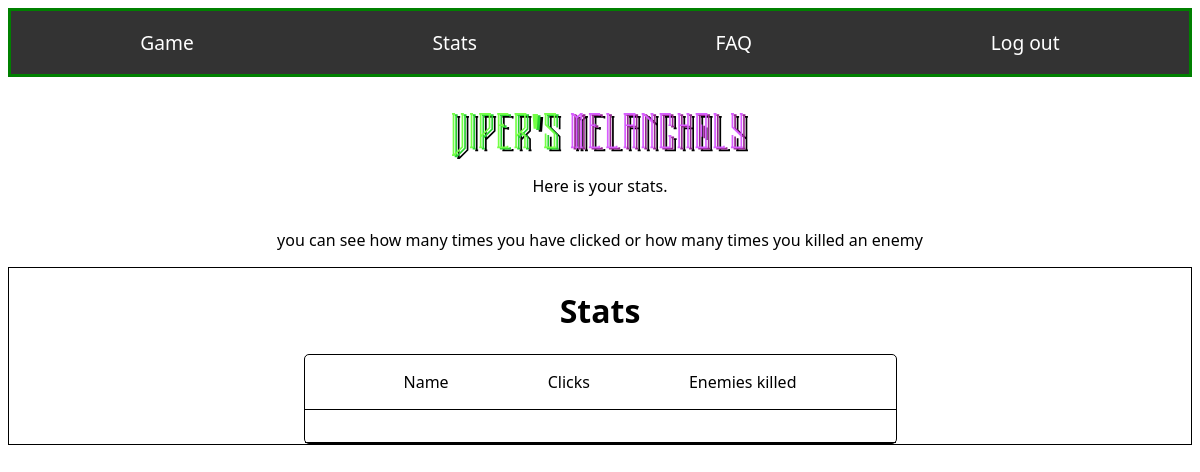
Page /src/pages/board.php (signed in) on the earlier database version.
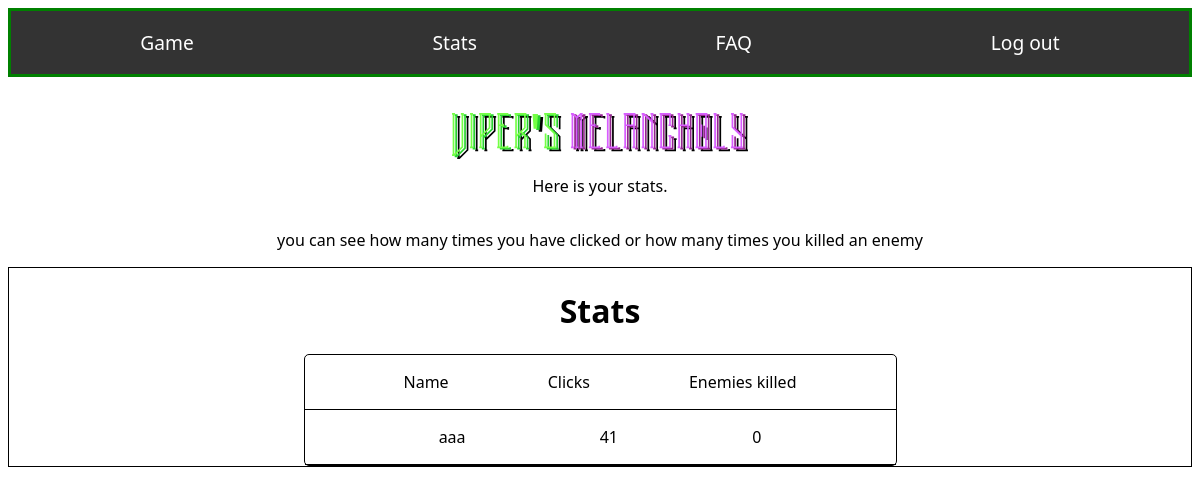
Same page on the later database version.
### tables this page shows
CREATE TABLE `users` (
  `user_id` int(11) NOT NULL AUTO_INCREMENT,
  `username` varchar(25) NOT NULL,
  `password` varchar(255) DEFAULT NULL,
  `admin` tinyint(1) DEFAULT NULL,
  PRIMARY KEY (`user_id`)
);

CREATE TABLE `stats` (
  `stat_id` int(11) NOT NULL AUTO_INCREMENT,
  `user_id` int(11) DEFAULT NULL,
  `click` int(11) NOT NULL,
  `kills` int(11) NOT NULL,
  PRIMARY KEY (`stat_id`),
  KEY `user_id` (`user_id`),
  CONSTRAINT `stats_ibfk_1` FOREIGN KEY (`user_id`) REFERENCES `users` (`user_id`)
);

### src/pages/board.php (the view, shortened to what this page needs)
<?php
include("db_connect.php");
    $userId = $_SESSION['user_id'];
    $stmt = $conn->prepare("SELECT users.username, stats.* FROM stats INNER JOIN users ON stats.user_id = users.user_id WHERE stats.user_id = ?");
    $stmt->bind_param("i", $userId);
    $stmt->execute();
    $result = $stmt->get_result();
    $userStats = $result->fetch_assoc();
?>
<html>
    <head>
        <link rel="stylesheet" type="text/css" href="style.css">
    </head>
	<body>
        <nav id="navBar">
            <a id="navKnapp" href="/game.php">Game</a>
            <a id="navKnapp" href="/board.php">Stats</a>
            <a id="navKnapp" href="/FAQ.php">FAQ</a>
            <a id="navKnapp" href="/index.php">Log out</a>
        </nav>
        <div id=logo_container>
            <img src="public/Viper_melancholy_logo.svg" alt="Viper Melancholy logo" id="logo" height="100px">
            <p id="logo_text"> Here is your stats.</p>
            <p id="logo_text"> you can see how many times you have clicked or how many times you killed an enemy</p>
        </div>
        <div id="board_container">
            <h1 id=board_title>Stats</h1>
            <div id="score_container">
                <div id="score_type">
                    <p>Name</p>
                    <p>Clicks</p>
                    <p>Enemies killed</p>
                </div>
                <div id="player_score">
                    <p><?php echo $userStats['username']; ?></p>
                    <p><?php echo $userStats['click']; ?></p>
                    <p><?php echo $userStats['kills']; ?></p>
                </div>
            </div>
        </div>
    </body>
</html>

Differences in the rows shown:
now on this page (row unchanged): users: username "aaa"
added stats: click "41", kills "0"
